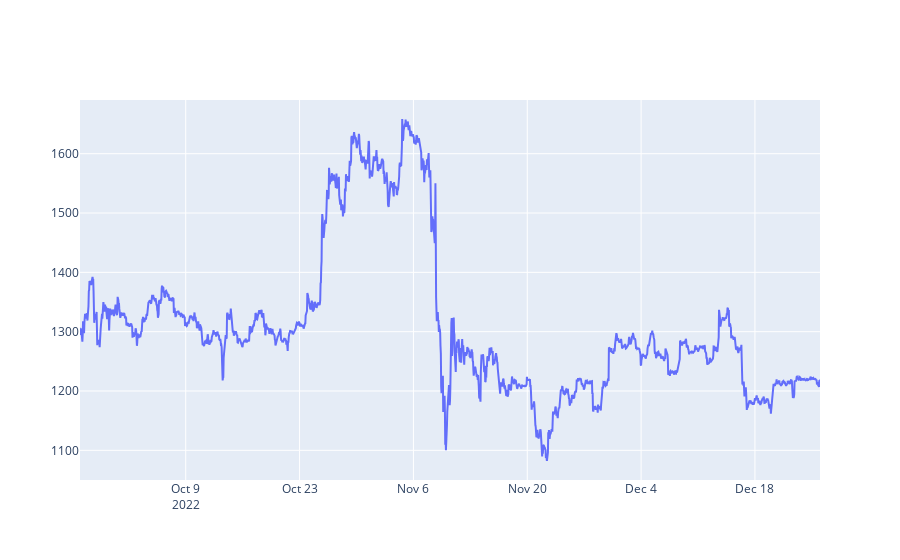
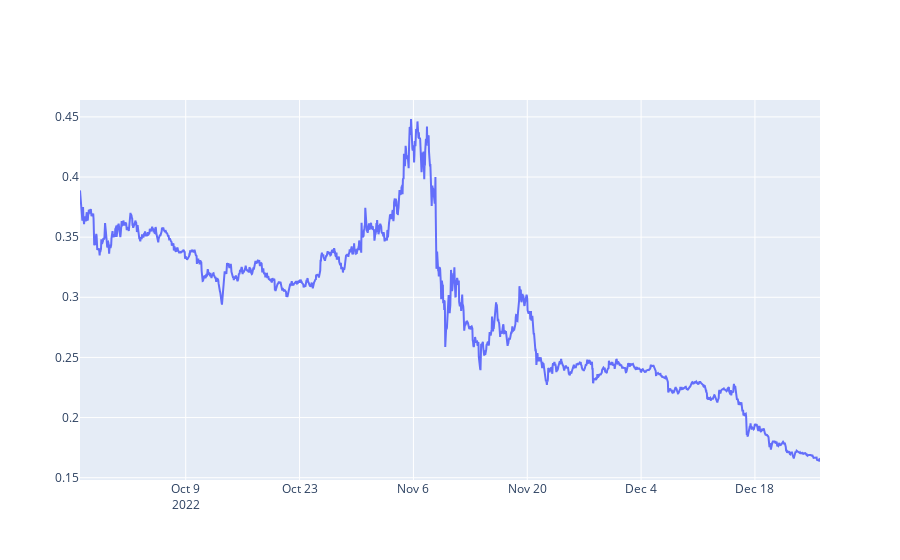

Notebook code for these charts, in order:
### Code cell
( getLine(getRates('ETH-USD',  '3mo',  '1h')) )
( getLine(getRates('ALGO-USD',  '3mo',  '1h')) )

### Figure 1 — Plotly figure (JSON) as saved in the notebook; plotly's stock layout.template omitted (floating-point values rounded to 4 significant figures; data arrays with more than 128 entries replaced by an {"elided": "..."} marker saying what was removed)
{"data": [{"x": {"elided": "2183 str values"}, "y": {"elided": "2183 float values"}, "type": "scatter"}], "layout": {"xaxis": {"type": "date", "range": ["2022-09-26", "2022-12-26"], "autorange": true}, "yaxis": {"type": "linear", "range": [1050.0, 1691.0], "autorange": true}, "autosize": true}}

### Figure 2 — Plotly figure (JSON) as saved in the notebook; plotly's stock layout.template omitted (floating-point values rounded to 4 significant figures; data arrays with more than 128 entries replaced by an {"elided": "..."} marker saying what was removed)
{"data": [{"x": {"elided": "2185 str values"}, "y": {"elided": "2185 float values"}, "type": "scatter"}], "layout": {"xaxis": {"type": "date", "range": ["2022-09-26", "2022-12-26"], "autorange": true}, "yaxis": {"type": "linear", "range": [0.1481, 0.464], "autorange": true}, "autosize": true}}
